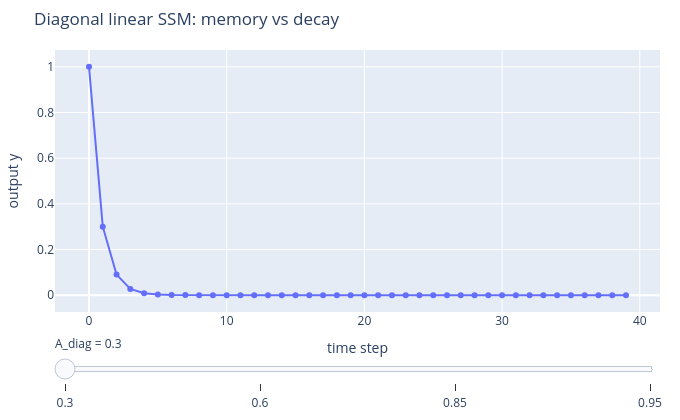

Here is the notebook cell this chart was saved with:
### Markdown cell above
## 線形 SSM の記憶長(インタラクティブ)

対角線形 SSM のインパルス応答は $A_{\mathrm{diag}}^{\,t}$。減衰 $A_{\mathrm{diag}}$ を上げるほど応答が長く尾を引く —— これが状態空間モデルの「記憶の長さ」を決める。

### Code cell
import plotly.io as pio
from nn_textbook import plotting as viz

pio.renderers.default = "plotly_mimetype+notebook_connected"
fig = viz.plotly_ssm_impulse()
fig.show()

### Figure 1 — Plotly figure (JSON) as saved in the notebook; plotly's stock layout.template omitted (floating-point values rounded to 4 significant figures)
{"data": [{"mode": "lines+markers", "name": "impulse response", "type": "scatter", "x": [0, 1, 2, 3, 4, 5, 6, 7, 8, 9, 10, 11, 12, 13, 14, 15, 16, 17, 18, 19, 20, 21, 22, 23, 24, 25, 26, 27, 28, 29, 30, 31, 32, 33, 34, 35, 36, 37, 38, 39], "y": [1.0, 0.3, 0.09, 0.027, 0.0081, 0.00243, 0.000729, 0.0002187, 6.561e-05, 1.968e-05, 5.905e-06, 1.771e-06, 5.314e-07, 1.594e-07, 4.783e-08, 1.435e-08, 4.305e-09, 1.291e-09, 3.874e-10, 1.162e-10, 3.487e-11, 1.046e-11, 3.138e-12, 9.414e-13, 2.824e-13, 8.473e-14, 2.542e-14, 7.626e-15, 2.288e-15, 6.863e-16, 2.059e-16, 6.177e-17, 1.853e-17, 5.559e-18, 1.668e-18, 5.003e-19, 1.501e-19, 4.503e-20, 1.351e-20, 4.053e-21]}], "layout": {"height": 420, "margin": {"b": 40, "l": 50, "r": 20, "t": 50}, "sliders": [{"currentvalue": {"prefix": "A_diag = "}, "steps": [{"args": [["0.3"], {"frame": {"duration": 0, "redraw": true}, "mode": "immediate"}], "label": "0.3", "method": "animate"}, {"args": [["0.6"], {"frame": {"duration": 0, "redraw": true}, "mode": "immediate"}], "label": "0.6", "method": "animate"}, {"args": [["0.85"], {"frame": {"duration": 0, "redraw": true}, "mode": "immediate"}], "label": "0.85", "method": "animate"}, {"args": [["0.95"], {"frame": {"duration": 0, "redraw": true}, "mode": "immediate"}], "label": "0.95", "method": "animate"}]}], "title": {"text": "Diagonal linear SSM: memory vs decay"}, "width": 680, "xaxis": {"title": {"text": "time step"}}, "yaxis": {"title": {"text": "output y"}}}}
